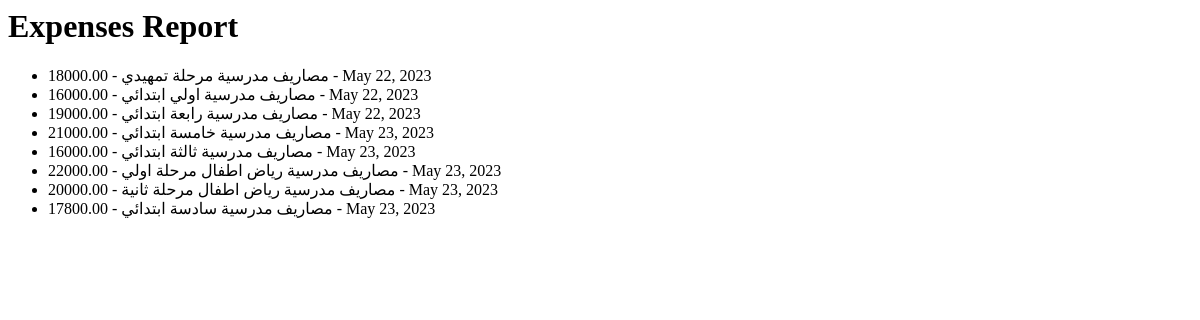
Page /report/expenses/ on the earlier database version.
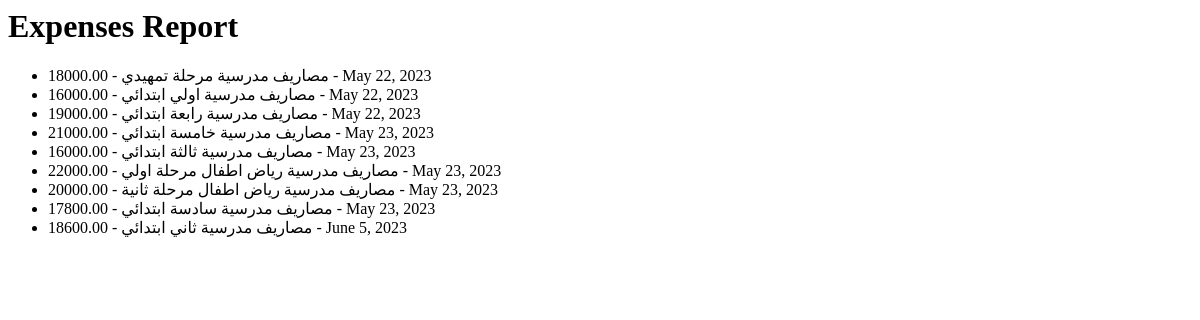
Same page on the later database version.
### students/models.py (models this page shows, shortened)
class Expense(models.Model):
    classroom = models.ForeignKey(Classroom, related_name='classroom_expenses', on_delete=models.CASCADE, null=True)
    expense_type = models.CharField(max_length=50)
    amount = models.DecimalField(max_digits=8, decimal_places=2)
    date = models.DateField()
    total_owed = models.DecimalField(max_digits=8, decimal_places=2, default=0)

### report/views.py (the view)
# urls.py: path('expenses/', views.expenses_report, name='expenses_report'),
def expenses_report(request):
    expenses = Expense.objects.all()
    context = {'expenses': expenses}
    return render(request, 'report/expenses_report.html', context)

### report/templates/report/expenses_report.html
<h1>Expenses Report</h1>
<ul>
    {% for expense in expenses %}
        <li>{{ expense.expense_type }} - {{ expense.amount }} - {{ expense.date }}</li>
    {% empty %}
        <li>No expenses</li>
    {% endfor %}
</ul>

Differences in the rows shown:
added Expense: expense_type "مصاريف مدرسية ثاني ابتدائي", amount "18600.00", date "June 5, 2023"
